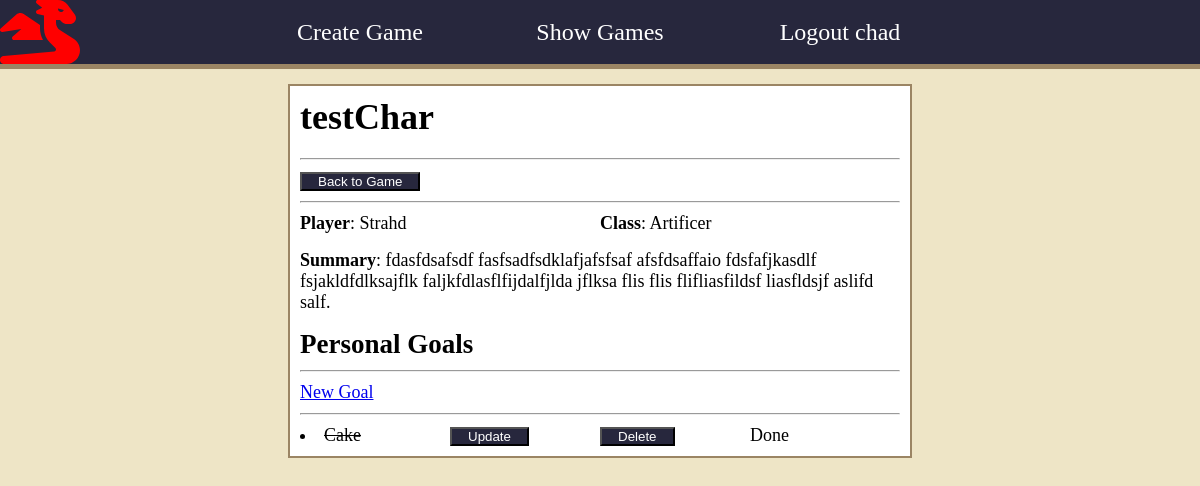
Screenshot of /games/character/46/ (signed in) with the database file from the repository.
### games/models.py (models this page shows, shortened)
class Character(models.Model):
    summary = models.TextField()
    name = models.CharField(max_length=100)
    playersclass = models.CharField(choices=CLASS_CHOICES, max_length=50, default='Artificer')
    user = models.ForeignKey(USER_MODEL, related_name="characters", on_delete=models.CASCADE)
    game = models.ForeignKey("Game", related_name="characters", on_delete=models.CASCADE)

### goals/models.py (models this page shows, shortened)
class CharacterGoal(models.Model):
    name = models.CharField(max_length=100)
    description = models.TextField()
    is_completed = models.BooleanField(default=False)
    character = models.ForeignKey("games.Character", related_name="goals", on_delete=models.CASCADE, null=True)

### games/views.py (the view)
# urls.py: path("character/<int:pk>/", CharacterDetailView.as_view(), name="detail_character"),
class CharacterDetailView(LoginRequiredMixin, DetailView):
    model = Character
    template_name = "characters/detail_character.html"
    context_object_name = "character_detail"

### games/templates/characters/detail_character.html (shortened to what this page needs)
{% extends 'base.html' %}
{% block content %}
<div class="games-container">
    <h1> {{ character_detail.name }}</h1>
    <hr>
    <div class="character-nav">
        <div>
            <button><a href="{% url 'show_game' character_detail.game_id%}">Back to Game</a></button>
        </div>
    </div>
    <hr>
    <div class="character-detail">
        <p><strong>Player</strong>: {{ character_detail.user }} </p>
        <p><strong>Class</strong>: {{ character_detail.playersclass }} </p>
        <p class="span-two-columns"><strong>Summary</strong>: {{ character_detail.summary }} </p>
    </div>
    <div class="goals">
        <h2>Personal Goals</h2>
        <hr>
            <a href="{% url 'create_character_goal' character_detail.id%}">New Goal</a>
        <hr>
        <ul>
            {% for goal in character_detail.goals.all  %}
                <div class="goal-grid">
                    {% if goal.is_completed %}
                        <li class="goal-list-completed">{{ goal.name }}</li>
                    {% else %}
                        <li class="goal-list">{{ goal.name }}</li>
                    {% endif %}
                    <div><button><a href="{% url 'update_character_goal' goal.id%}">Update</a></button></div>
                    <div><button><a href="{% url 'delete_goal' goal.id%}">Delete</a></button></div>
                    {% if goal.is_completed %}
                        <p>Done</p>
                    {% endif %}
                </div>
            {% endfor %}
        </ul>
    </div>
</div>
{% endblock content %}

### games/templates/base.html (shortened to what this page needs)
{% load static %}
<!DOCTYPE html>
<html lang="en">
<head>
    <link rel="stylesheet" href="{% static 'player/player.css' %}">
</head>
<body>
    <header>
        <nav>
        <i class="fa-solid fa-dragon background-dragon"></i>
            <ul>
                {% if user.is_authenticated %}
                    <li ><a href="{% url 'create_game' %}" class="nav-link">Create Game</a></li>
                    <li><a href="{% url 'list_games' %}" class="nav-link">Show Games</a></li>
                    <li><a href="{% url 'logout' %}" class="nav-link">Logout {{ user.username }}</a></li>
                {% else %}
                <li><a href="{% url 'signup' %}" class="nav-link">Signup</a></li>
                <li class="login"><a href="{% url 'login' %}" class="nav-link">Login</a></li>
                {% endif %}
            </ul>
        </nav>
    </header>
   <main>
       {% block content %}
       {% endblock content%}
   </main>
</body>
</html>

### games/static/player/player.css (style rules this page uses)
* { margin: 0; padding: 0; }
body { background-color: #eee5c6; font-size: 18px; }
header { background-color:#27273d; height: 4rem; margin-bottom: 20px; }
nav { border-bottom: 5px solid #9b8564; }
.span-two-columns { grid-column: span 2; }
header > nav, ul { height: 100%; }
header > nav > ul { display: grid; grid-template-columns: repeat(5, 1fr); align-items: center; justify-items: center; list-style: none; }
.nav-link { text-decoration: none; font-size: 1.5rem; height: 100%; color: white; }
header > nav > ul > li:nth-child(1) { grid-column-start: 2; }
main { display: flex; justify-content: center; align-content: center; }
.background-dragon { position: fixed; color: red; height: 4rem; }
.games-container { display: flex; flex-direction: column; height: auto; width: 50%; background-color: white; border: 2px solid #9b8564; padding: 10px; }
.games-container > h1 { margin-bottom: 10px; }
li { list-style: none; }
.fa-dragon { padding-right: 6px; }
button { background-color:#27273d; }
button > a { color: white; text-decoration: none; padding: 1rem; }
hr { margin-top: 10px; margin-bottom: 10px; }
.character-detail { display: grid; grid-template-columns: repeat(2, 1fr); row-gap: 1rem; margin-bottom: 1rem; }
.character-nav { display:grid; grid-template-columns: repeat(4, 1fr); }
.goal-list-completed { list-style: disc; list-style-position: inside; text-decoration: line-through; }
.goal-grid { display: grid; grid-template-columns: repeat(4, 1fr); row-gap: 10px; }

### rows the page displays
Character: name "testChar", user "Strahd", playersclass "Artificer", summary "fdasfdsafsdf fasfsadfsdklafjafsfsaf afsfdsaffaio fdsfafjkasdlf fsjakldfdlksajflk faljkfdlasflfijdalfjlda jflksa flis flis flifliasfildsf liasfldsjf aslifd salf."
CharacterGoal: name "Cake", is_completed "Done"

### other values shown
{{ user.username }} "chad"
